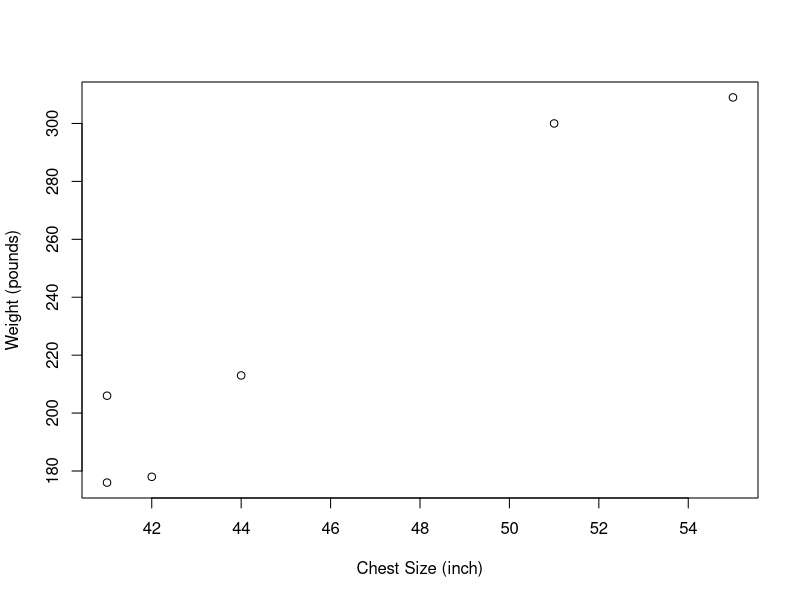
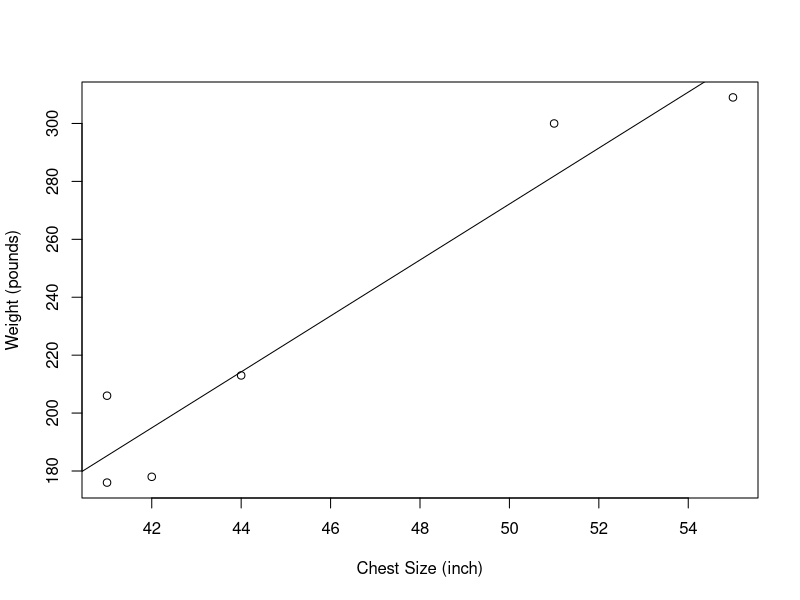
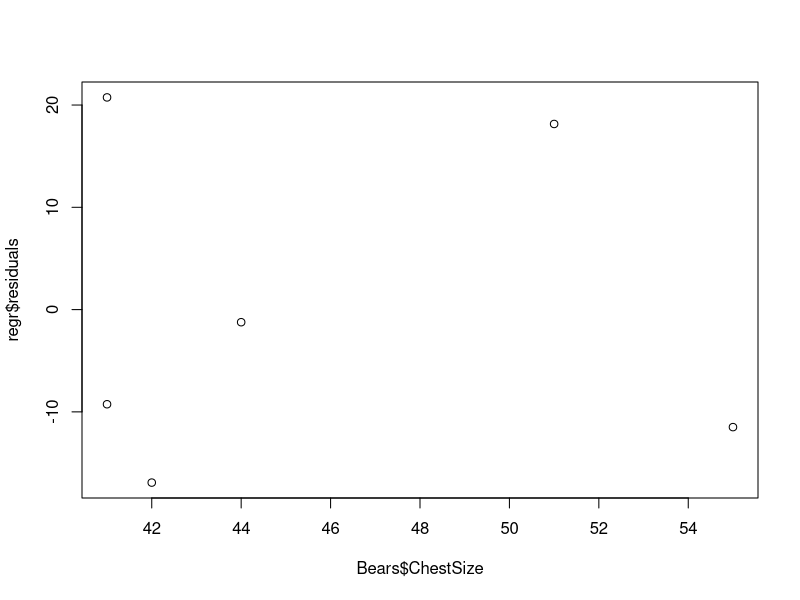
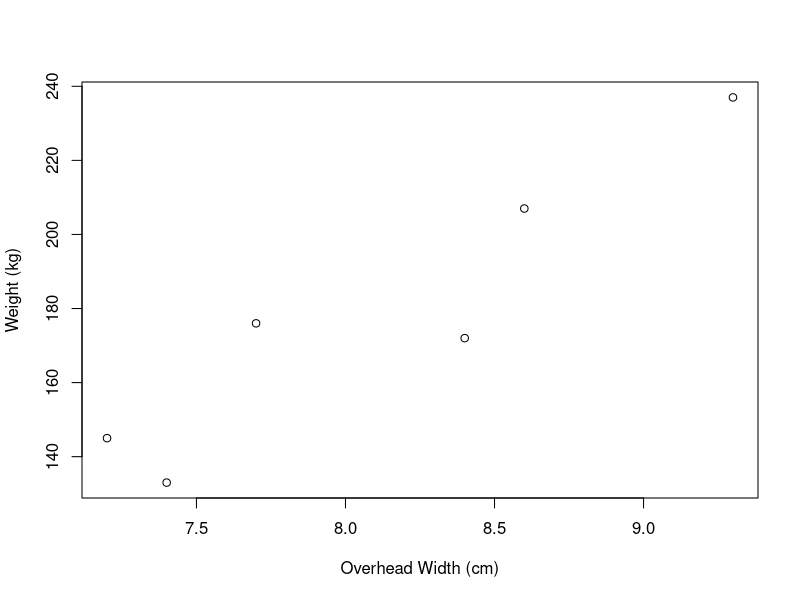
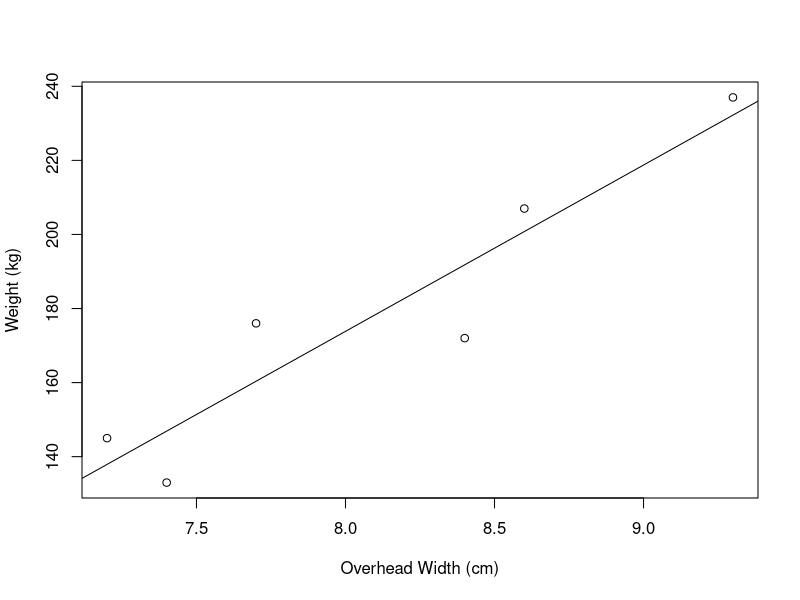

Reproduce these figures in R, in order.
## ---- chunk 1
# Create a data frame
Bears <- data.frame (
  ChestSize = c(44, 41, 41, 55, 51, 42),
  Weight = c(213, 206, 176, 309, 300, 178)
)

# Plot the data
plot(Bears$ChestSize, Bears$Weight, xlab='Chest Size (inch)', ylab='Weight (pounds)')

## ---- chunk 2
cor.test(Bears$ChestSize, Bears$Weight)
## ---- chunk 3
regr<-lm(formula=Weight~ChestSize, data=Bears)
summary(regr)
## ---- chunk 4
plot(Bears$ChestSize, Bears$Weight, 
     xlab='Chest Size (inch)', 
     ylab='Weight (pounds)', 
     abline(b = regr$coefficients[2], a = regr$coefficients[1]))
## ---- chunk 5
plot(Bears$ChestSize, regr$residuals)
## ---- chunk 6
Weight_pred<-regr$coefficients["(Intercept)"] + regr$coefficients["ChestSize"] * 39
sprintf("The predicted weigth value is: %f", Weight_pred)
## ---- chunk 7
# Create a data frame
Weigths <- data.frame (
  width = c(7.4, 7.7, 8.6, 8.4, 7.2, 9.3), 
  weigth = c(133, 176, 207, 172, 145, 237)
)

# Plot the data
plot(Weigths$width, Weigths$weigth, xlab='Overhead Width (cm)', ylab='Weight (kg)')

## ---- chunk 8
cor.test(Weigths$width, Weigths$weigth)
## ---- chunk 9
fit<-lm(formula=weigth~width, data=Weigths)
summary(fit)
## ---- chunk 10
plot(Weigths$width, Weigths$weigth, 
     xlab='Overhead Width (cm)', 
     ylab='Weight (kg)', 
     abline(b = fit$coefficients["width"], a = fit$coefficients["(Intercept)"]))
## ---- chunk 11
fit_pred<-fit$coefficients["(Intercept)"] + fit$coefficients["width"] * 1.6
sprintf("The predicted weigth value is: %f", fit_pred)
